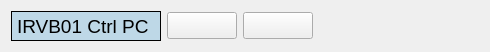
   <widget class="QWidget" name="layoutWidget" >
    <property name="geometry" >
     <rect>
      <x>12</x>
      <y>86</y>
      <width>470</width>
      <height>32</height>
     </rect>
    </property>
    <layout class="QGridLayout" >
     <item row="0" column="0" >
      <widget class="QLabel" name="label_41" >
       <property name="minimumSize" >
        <size>
         <width>150</width>
         <height>30</height>
        </size>
       </property>
       <property name="maximumSize" >
        <size>
         <width>150</width>
         <height>30</height>
        </size>
       </property>
       <property name="palette" >
        <palette>
         <active>
          <colorrole role="Base" >
           <brush brushstyle="SolidPattern" >
            <color alpha="255" >
             <red>255</red>
             <green>255</green>
             <blue>255</blue>
            </color>
           </brush>
          </colorrole>
          <colorrole role="Window" >
           <brush brushstyle="SolidPattern" >
            <color alpha="255" >
             <red>190</red>
             <green>216</green>
             <blue>231</blue>
            </color>
           </brush>
          </colorrole>
         </active>
         <inactive>
          <colorrole role="Base" >
           <brush brushstyle="SolidPattern" >
            <color alpha="255" >
             <red>255</red>
             <green>255</green>
             <blue>255</blue>
            </color>
           </brush>
          </colorrole>
          <colorrole role="Window" >
           <brush brushstyle="SolidPattern" >
            <color alpha="255" >
             <red>190</red>
             <green>216</green>
             <blue>231</blue>
            </color>
           </brush>
          </colorrole>
         </inactive>
         <disabled>
          <colorrole role="Base" >
           <brush brushstyle="SolidPattern" >
            <color alpha="255" >
             <red>190</red>
             <green>216</green>
             <blue>231</blue>
            </color>
           </brush>
          </colorrole>
          <colorrole role="Window" >
           <brush brushstyle="SolidPattern" >
            <color alpha="255" >
             <red>190</red>
             <green>216</green>
             <blue>231</blue>
            </color>
           </brush>
          </colorrole>
         </disabled>
        </palette>
       </property>
       <property name="font" >
        <font>
         <pointsize>14</pointsize>
         <weight>50</weight>
         <bold>false</bold>
        </font>
       </property>
       <property name="autoFillBackground" >
        <bool>true</bool>
       </property>
       <property name="frameShape" >
        <enum>QFrame::Box</enum>
       </property>
       <property name="frameShadow" >
        <enum>QFrame::Plain</enum>
       </property>
       <property name="lineWidth" >
        <number>1</number>
       </property>
       <property name="text" >
        <string>IRVB01 Ctrl PC</string>
       </property>
       <property name="alignment" >
        <set>Qt::AlignLeading|Qt::AlignLeft|Qt::AlignVCenter</set>
       </property>
      </widget>
     </item>
     <item row="0" column="1" >
      <widget class="CAPushButton" name="caPushButton_17" >
       <property name="minimumSize" >
        <size>
         <width>70</width>
         <height>27</height>
        </size>
       </property>
       <property name="buttonType" >
        <enum>CAPushButton::PulseButton</enum>
       </property>
       <property name="pvname" >
        <string>DLS_IRVB01PC_D_PWR</string>
       </property>
       <property name="truelabel" >
        <string>Power</string>
       </property>
       <property name="falselabel" >
        <string>POWER</string>
       </property>
       <property name="selTColor" >
        <color>
         <red>0</red>
         <green>170</green>
         <blue>0</blue>
        </color>
       </property>
       <property name="unselTColor" >
        <color>
         <red>0</red>
         <green>0</green>
         <blue>0</blue>
        </color>
       </property>
      </widget>
     </item>
     <item row="0" column="2" >
      <widget class="CAPushButton" name="caPushButton_18" >
       <property name="minimumSize" >
        <size>
         <width>70</width>
         <height>27</height>
        </size>
       </property>
       <property name="buttonType" >
        <enum>CAPushButton::PulseButton</enum>
       </property>
       <property name="pvname" >
        <string>DLS_IRVB01PC_D_RESET</string>
       </property>
       <property name="truelabel" >
        <string>Reset</string>
       </property>
       <property name="falselabel" >
        <string>RESET</string>
       </property>
       <property name="selTColor" >
        <color>
         <red>0</red>
         <green>170</green>
         <blue>0</blue>
        </color>
       </property>
       <property name="unselTColor" >
        <color>
         <red>0</red>
         <green>0</green>
         <blue>0</blue>
        </color>
       </property>
      </widget>
     </item>
     <item row="0" column="3" >
      <widget class="CABoButton" name="CABoButton_12" >
       <property name="sizePolicy" >
        <sizepolicy vsizetype="Preferred" hsizetype="Fixed" >
         <horstretch>0</horstretch>
         <verstretch>0</verstretch>
        </sizepolicy>
       </property>
       <property name="minimumSize" >
        <size>
         <width>160</width>
         <height>30</height>
        </size>
       </property>
       <property name="maximumSize" >
        <size>
         <width>160</width>
         <height>30</height>
        </size>
       </property>
       <property name="palette" >
        <palette>
         <active>
          <colorrole role="Button" >
           <brush brushstyle="SolidPattern" >
            <color alpha="255" >
             <red>255</red>
             <green>255</green>
             <blue>191</blue>
            </color>
           </brush>
          </colorrole>
          <colorrole role="Light" >
           <brush brushstyle="SolidPattern" >
            <color alpha="255" >
             <red>255</red>
             <green>255</green>
             <blue>255</blue>
            </color>
           </brush>
          </colorrole>
          <colorrole role="Midlight" >
           <brush brushstyle="SolidPattern" >
            <color alpha="255" >
             <red>250</red>
             <green>242</green>
             <blue>242</blue>
            </color>
           </brush>
          </colorrole>
          <colorrole role="Dark" >
           <brush brushstyle="SolidPattern" >
            <color alpha="255" >
             <red>150</red>
             <green>115</green>
             <blue>115</blue>
            </color>
           </brush>
          </colorrole>
         </active>
         <inactive>
          <colorrole role="Button" >
           <brush brushstyle="SolidPattern" >
            <color alpha="255" >
             <red>153</red>
             <green>153</green>
             <blue>140</blue>
            </color>
           </brush>
          </colorrole>
          <colorrole role="Light" >
           <brush brushstyle="SolidPattern" >
            <color alpha="255" >
             <red>255</red>
             <green>255</green>
             <blue>255</blue>
            </color>
           </brush>
          </colorrole>
          <colorrole role="Midlight" >
           <brush brushstyle="SolidPattern" >
            <color alpha="255" >
             <red>242</red>
             <green>242</green>
             <blue>242</blue>
            </color>
           </brush>
          </colorrole>
          <colorrole role="Dark" >
           <brush brushstyle="SolidPattern" >
            <color alpha="255" >
             <red>115</red>
             <green>115</green>
             <blue>115</blue>
            </color>
           </brush>
          </colorrole>
         </inactive>
         <disabled>
          <colorrole role="Button" >
           <brush brushstyle="SolidPattern" >
            <color alpha="255" >
             <red>40</red>
             <green>40</green>
             <blue>29</blue>
            </color>
           </brush>
          </colorrole>
          <colorrole role="Light" >
           <brush brushstyle="SolidPattern" >
            <color alpha="255" >
             <red>255</red>
             <green>255</green>
             <blue>255</blue>
            </color>
           </brush>
          </colorrole>
          <colorrole role="Midlight" >
           <brush brushstyle="SolidPattern" >
            <color alpha="255" >
             <red>242</red>
             <green>242</green>
             <blue>242</blue>
            </color>
           </brush>
          </colorrole>
          <colorrole role="Dark" >
           <brush brushstyle="SolidPattern" >
            <color alpha="255" >
             <red>115</red>
             <green>115</green>
             <blue>115</blue>
            </color>
           </brush>
          </colorrole>
         </disabled>
        </palette>
       </property>
       <property name="font" >
        <font>
         <pointsize>16</pointsize>
         <weight>75</weight>
         <bold>true</bold>
        </font>
       </property>
       <property name="align" stdset="0" >
        <enum>CABoButton::Column</enum>
       </property>
       <property name="pvname" >
        <string>DLS_IRVB01_D_CONTROL_PROTECT</string>
       </property>
       <property name="passwd" >
        <bool>true</bool>
       </property>
       <property name="passwdstr" stdset="0" >
        <string>kstar2007</string>
       </property>
       <property name="truelabel" >
        <string>Enable</string>
       </property>
       <property name="falselabel" >
        <string>Disable</string>
       </property>
       <property name="selColor" >
        <color>
         <red>0</red>
         <green>200</green>
         <blue>0</blue>
        </color>
       </property>
       <property name="timeset" stdset="0" >
        <number>60</number>
       </property>
       <property name="boolvalue" stdset="0" >
        <enum>CABoButton::True</enum>
       </property>
      </widget>
     </item>
    </layout>
   </widget>
